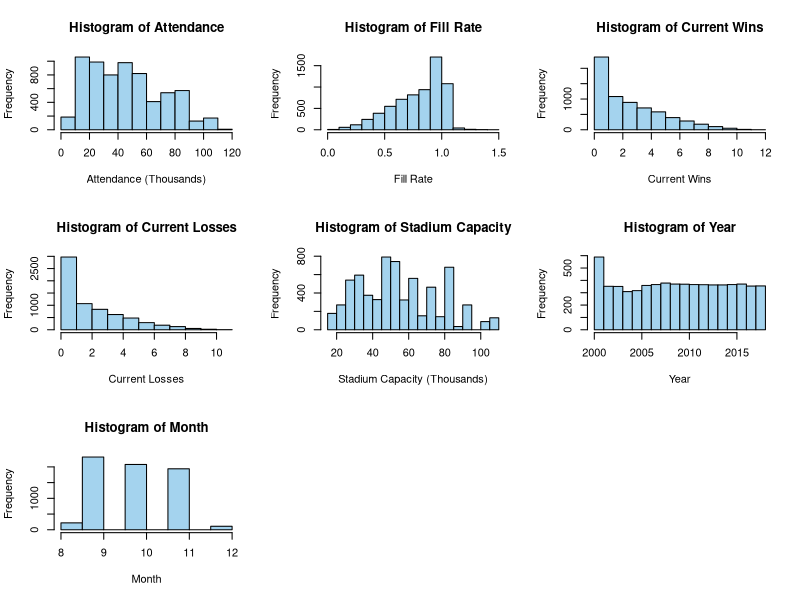
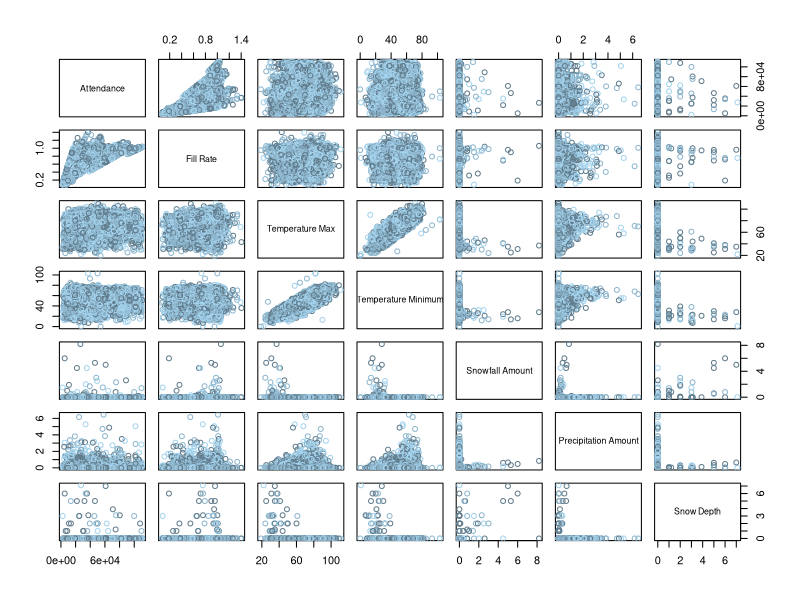
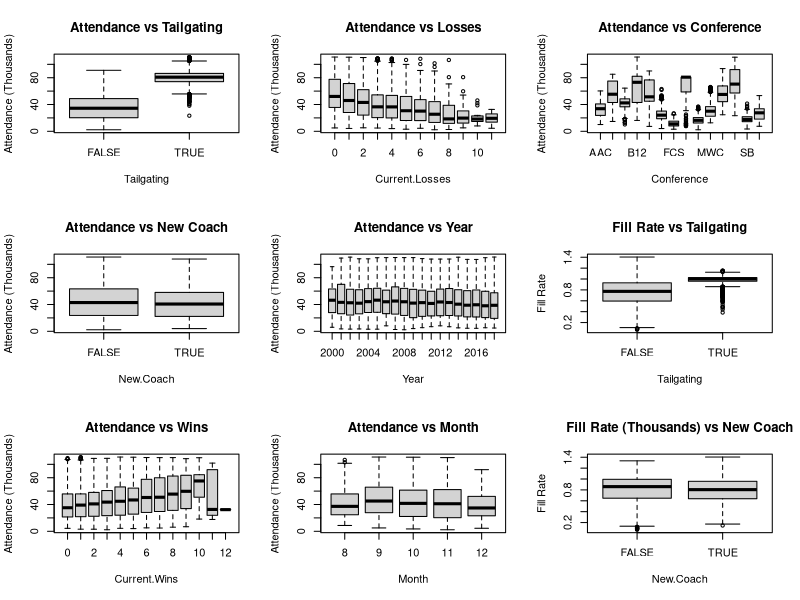
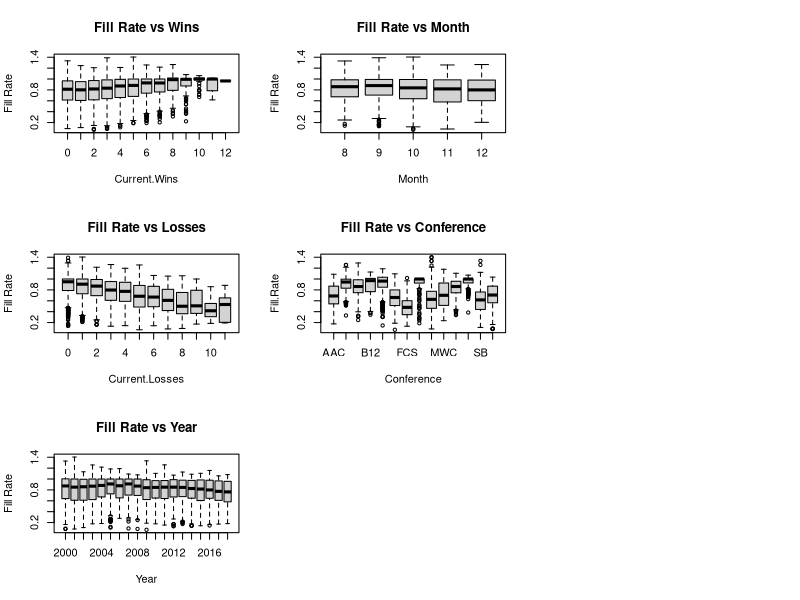

R code for these plots, in order:
## ---- chunk 1
# General set-up for the report.
# I find this useful, but you may improve upon, ignore, or remove
#  (possibly at your own peril).
# Tasks accomplished:
# Don't print out code
# Save results so that code blocks aren't re-run unless code
# changes (cache), _or_ a relevant earlier code block changed (autodep),
# don't clutter R output with messages or warnings (message, warning)
library(MASS)
library(knitr)
library(tidyverse)
library(dplyr)
library(ggthemes)
library(gridExtra)
library(ggplot2)
library(GGally)
opts_chunk$set(echo=FALSE,
               cache=TRUE, autodep=TRUE,
               message=FALSE, warning=FALSE)
# Turn off meaningless clutter in summary() output
options(show.signif.stars=FALSE)
## ---- chunk 2
attendance.data = read.csv("CFBeattendance.csv")
newtime = str_split(attendance.data$Time, ":")
## ---- chunk 3
attendance.data = attendance.data[-c(5436,5443,5450,5457, 4522, 4524, 4526, 4528, 4530, 4532),]
## ---- chunk 4
attendance.data[4424, 24] = 12

attendance.data$Conference[which(attendance.data$Team=="Oregon State")] = "Pac-12"

attendance.data$Conference[which(attendance.data$Team=="USC")] = "Pac-12"

rutgers = attendance.data[which(attendance.data$Team=="Rutgers"),]
yr = 2000
while(yr<2013){
        rutgers$Conference[which(rutgers$Year==yr)] = "Big East"
        yr = yr+1
}
attendance.data$Conference[which(attendance.data$Team=="Rutgers")] = rutgers$Conference

boston_college = attendance.data[which(attendance.data$Team=="Boston College"),]
yr = 2000
while(yr<2005){
        boston_college$Conference[which(boston_college$Year==yr)] = "Big East"
        yr = yr+1
}
attendance.data$Conference[which(attendance.data$Team=="Boston College")] = boston_college$Conference

smu = attendance.data[which(attendance.data$Team=="SMU"),]
yr = 2005
while(yr<2013){
        smu$Conference[which(smu$Year==yr)] = "CUSA"
        yr = yr+1
}
attendance.data$Conference[which(attendance.data$Team=="SMU")] = smu$Conference

south_alabama = attendance.data[which(attendance.data$Team=="South Alabama"),]
yr = 2013
while(yr<2019){
        south_alabama$Conference[which(south_alabama$Year==yr)] = "Sun Belt"
        yr = yr+1
}
attendance.data$Conference[which(attendance.data$Team=="South Alabama")] = south_alabama$Conference

west_virginia = attendance.data[which(attendance.data$Team=="West Virginia"),]
yr = 2000
while(yr<2012){
        west_virginia$Conference[which(west_virginia$Year==yr)] = "Big East"
        yr = yr+1
}
attendance.data$Conference[which(attendance.data$Team=="West Virginia")] = west_virginia$Conference

memphis = attendance.data[which(attendance.data$Team=="Memphis"),]
memphis$Conference[which(memphis$Year==2013)] = "AAC"
attendance.data$Conference[which(attendance.data$Team=="Memphis")] = memphis$Conference

mid_tennessee = attendance.data[which(attendance.data$Team=="Middle Tennessee"),]
mid_tennessee$Conference[which(mid_tennessee$Year==2001)] = "Sun Belt"
attendance.data$Conference[which(attendance.data$Team=="Middle Tennessee")] = mid_tennessee$Conference

byu = attendance.data[which(attendance.data$Team=="BYU"),]
byu$Conference[which(byu$Year==2011)] = "Independent"
attendance.data$Conference[which(attendance.data$Team=="BYU")] = byu$Conference

fiu = attendance.data[which(attendance.data$Team=="FIU"),]
yr = 2002
while(yr<2005){
        fiu$Conference[which(fiu$Year==yr)] = "FCS"
        yr = yr+1
}
attendance.data$Conference[which(attendance.data$Team=="FIU")] = fiu$Conference

georgia_st = attendance.data[which(attendance.data$Team=="Georgia State"),]
yr = 2011
while(yr<2013){
        georgia_st$Conference[which(georgia_st$Year==yr)] = "FCS"
        yr = yr+1
}
attendance.data$Conference[which(attendance.data$Team=="Georgia State")] = georgia_st$Conference
## ---- chunk 5
quan.att = quantile(attendance.data$Attendance, c(0.25, 0.5, 0.75), type = 1, na.rm = TRUE)
quan.fill = quantile(attendance.data$Fill.Rate, c(0.25, 0.5, 0.75), type = 1, na.rm = TRUE)
quan.cap = quantile(attendance.data$Stadium.Capacity, c(0.25, 0.5, 0.75), type = 1, na.rm = TRUE)
quan.att
quan.cap
quan.fill
## ---- chunk 6
par(mfrow = c(3,3))
hist(attendance.data$Attendance/1000, main = "Histogram of Attendance",
     xlab = "Attendance (Thousands)", col = "lightskyblue2")
hist(attendance.data$Fill.Rate, main = "Histogram of Fill Rate",
     xlab = "Fill Rate", col = "lightskyblue2")
hist(attendance.data$Current.Wins, main = "Histogram of Current Wins",
     xlab = "Current Wins", col = "lightskyblue2")
hist(attendance.data$Current.Losses, main = "Histogram of Current Losses",
     xlab = "Current Losses", col = "lightskyblue2")
hist(attendance.data$Stadium.Capacity/1000,
     main = "Histogram of Stadium Capacity",
     xlab = "Stadium Capacity (Thousands)", col = "lightskyblue2")
hist(attendance.data$Year, main = "Histogram of Year", xlab = "Year", col = "lightskyblue2")
hist(attendance.data$Month, main = "Histogram of Month", xlab = "Month", col = "lightskyblue2")
## ---- chunk 7
pairs(Attendance~Fill.Rate+TMAX+TMIN+SNOW+PRCP+SNWD, data=attendance.data, col = c("lightskyblue4","lightskyblue3", "lightskyblue2"), labels = c("Attendance", "Fill Rate", "Temperature Max", "Temperature Minimum", "Snowfall Amount", "Precipitation Amount", "Snow Depth"))
## ---- chunk 8
boxplot(Attendance/1000~Tailgating,data=attendance.data,
        ylab = "Attendance (Thousands)", main = "Attendance vs Tailgating")
boxplot(Attendance/1000~New.Coach,data=attendance.data,
        ylab = "Attendance (Thousands)", main = "Attendance vs New Coach")
boxplot(Attendance/1000~Current.Wins,data=attendance.data,
        ylab = "Attendance (Thousands)", main = "Attendance vs Wins")
boxplot(Attendance/1000~Current.Losses,data=attendance.data,
        ylab = "Attendance (Thousands)", main = "Attendance vs Losses")
boxplot(Attendance/1000~Year, data=attendance.data,
        ylab = "Attendance (Thousands)", main = "Attendance vs Year")
boxplot(Attendance/1000~Month,data=attendance.data,
        ylab = "Attendance (Thousands)", main = "Attendance vs Month")
boxplot(Attendance/1000~Conference, data=attendance.data,
        ylab = "Attendance (Thousands)", main = "Attendance vs Conference",
        names = c("AAC","ACC","B10","B12","BE","CUSA","FCS",
                  "Ind.","MAC","MWC","P12","SEC", "SB","WAC"))
## ---- chunk 9
boxplot(Fill.Rate~Tailgating,data=attendance.data, ylab = "Fill Rate",
        main = "Fill Rate vs Tailgating")
boxplot(Fill.Rate~New.Coach,data=attendance.data, ylab = "Fill Rate",
        main = "Fill Rate (Thousands) vs New Coach")
boxplot(Fill.Rate~Current.Wins,data=attendance.data, ylab = "Fill Rate",
        main = "Fill Rate vs Wins")
boxplot(Fill.Rate~Current.Losses,data=attendance.data, ylab = "Fill Rate",
        main = "Fill Rate vs Losses")
boxplot(Fill.Rate~Year, data=attendance.data, ylab = "Fill Rate",
        main = "Fill Rate vs Year")
boxplot(Fill.Rate~Month,data=attendance.data, ylab = "Fill Rate",
        main = "Fill Rate vs Month")
boxplot(Fill.Rate~Conference, data=attendance.data,
        main = "Fill Rate vs Conference",
        names = c("AAC","ACC","B10","B12","BE","CUSA","FCS",
                  "Ind.","MAC","MWC","P12","SEC", "SB","WAC"))
